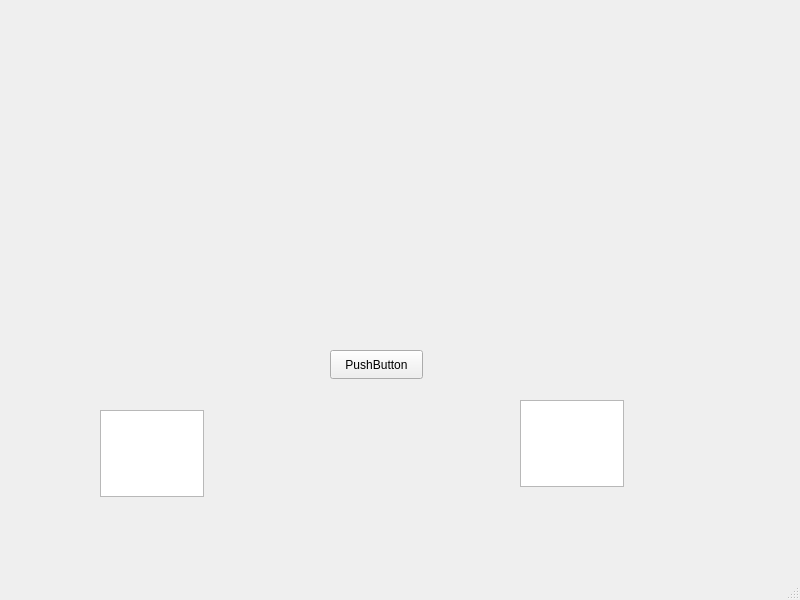
<?xml version="1.0" encoding="UTF-8"?>
<ui version="4.0">
 <class>MainWindow</class>
 <widget class="QMainWindow" name="MainWindow">
  <property name="geometry">
   <rect>
    <x>0</x>
    <y>0</y>
    <width>800</width>
    <height>600</height>
   </rect>
  </property>
  <property name="windowTitle">
   <string>MainWindow</string>
  </property>
  <widget class="QWidget" name="centralwidget">
   <widget class="QPushButton" name="pushButton">
    <property name="geometry">
     <rect>
      <x>330</x>
      <y>350</y>
      <width>93</width>
      <height>29</height>
     </rect>
    </property>
    <property name="text">
     <string>PushButton</string>
    </property>
   </widget>
   <widget class="QPlainTextEdit" name="plainTextEdit">
    <property name="geometry">
     <rect>
      <x>100</x>
      <y>410</y>
      <width>104</width>
      <height>87</height>
     </rect>
    </property>
   </widget>
   <widget class="QPlainTextEdit" name="resultPlainTextEdit">
    <property name="geometry">
     <rect>
      <x>520</x>
      <y>400</y>
      <width>104</width>
      <height>87</height>
     </rect>
    </property>
   </widget>
  </widget>
  <widget class="QMenuBar" name="menubar">
   <property name="geometry">
    <rect>
     <x>0</x>
     <y>0</y>
     <width>800</width>
     <height>26</height>
    </rect>
   </property>
  </widget>
  <widget class="QStatusBar" name="statusbar"/>
 </widget>
 <resources/>
 <connections/>
</ui>
